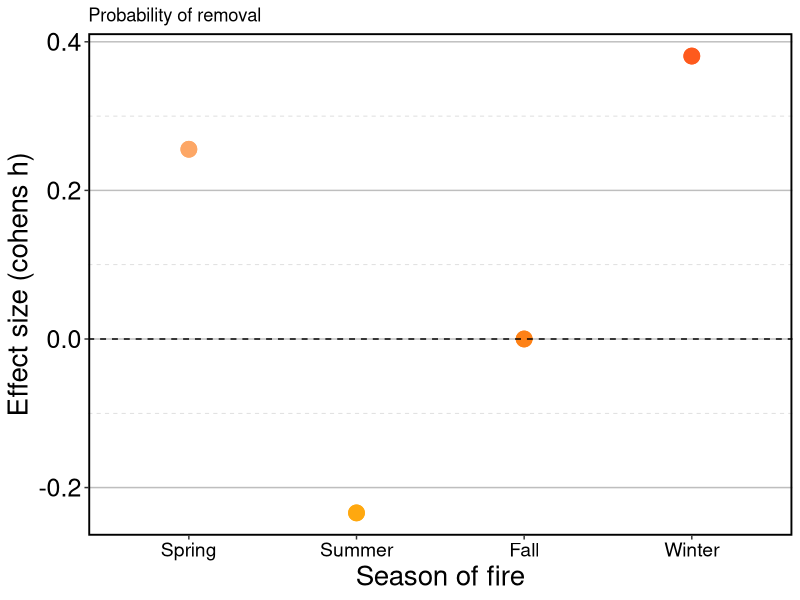
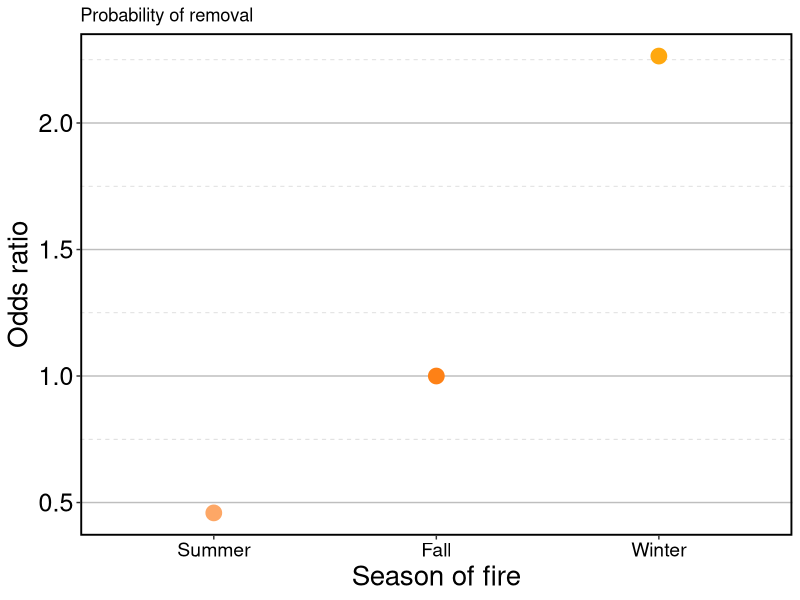
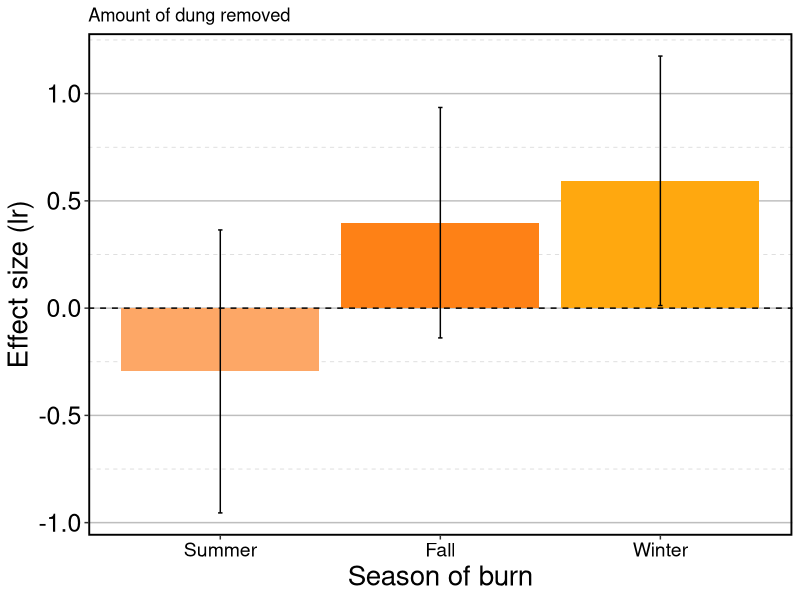
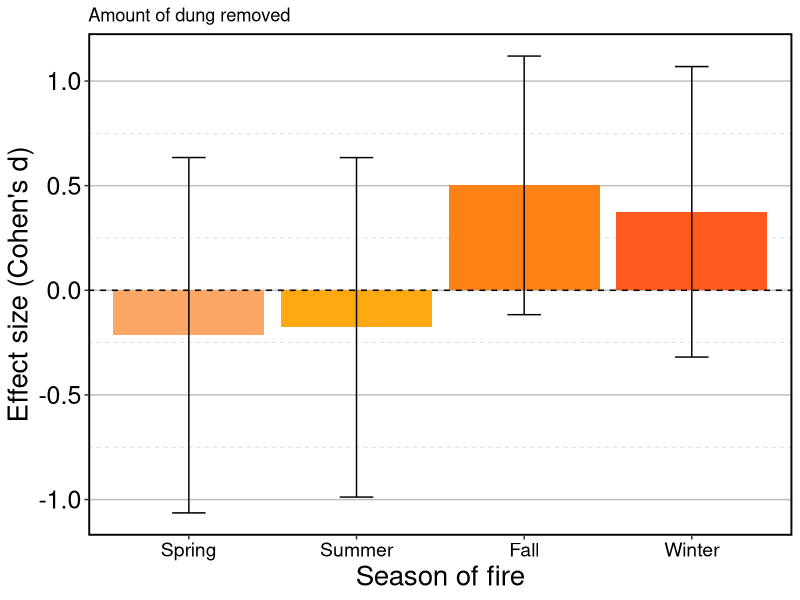
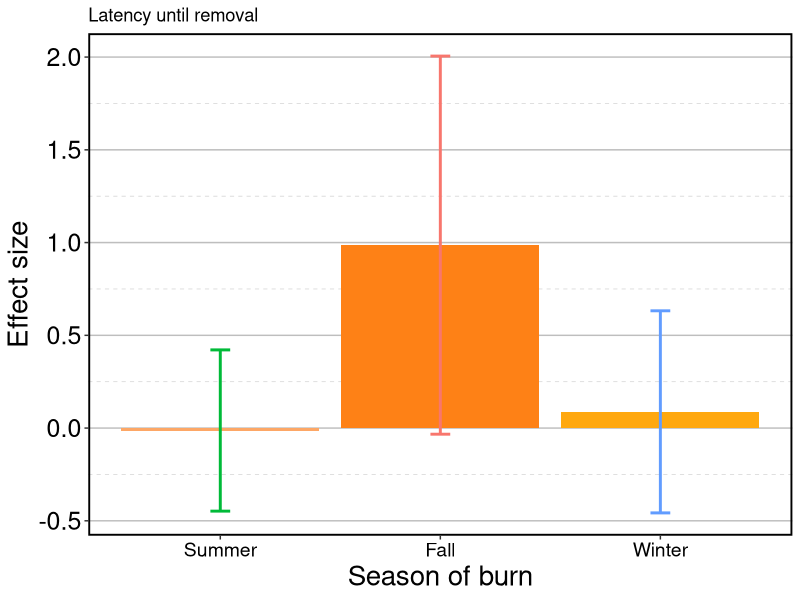
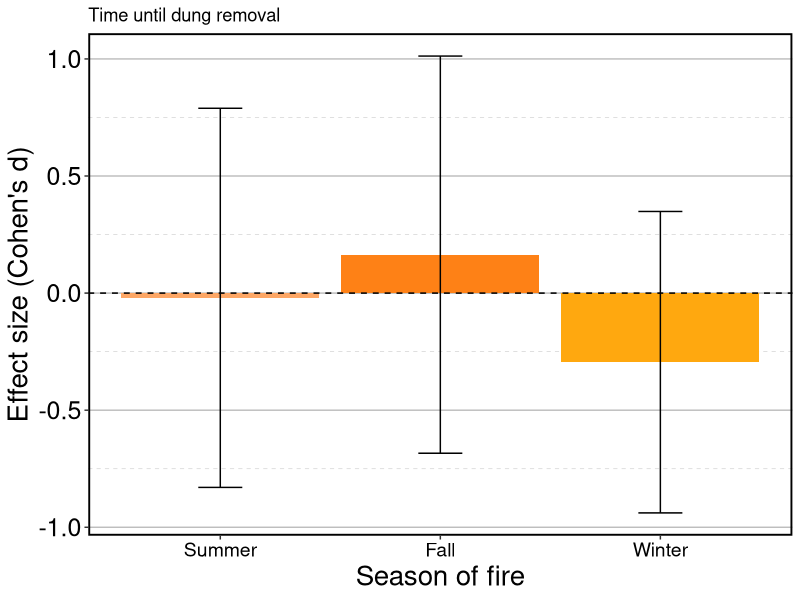
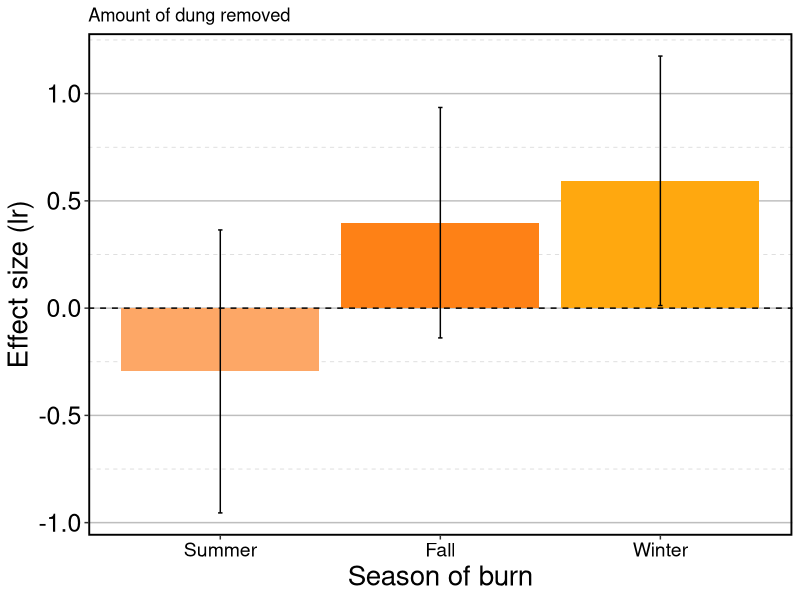
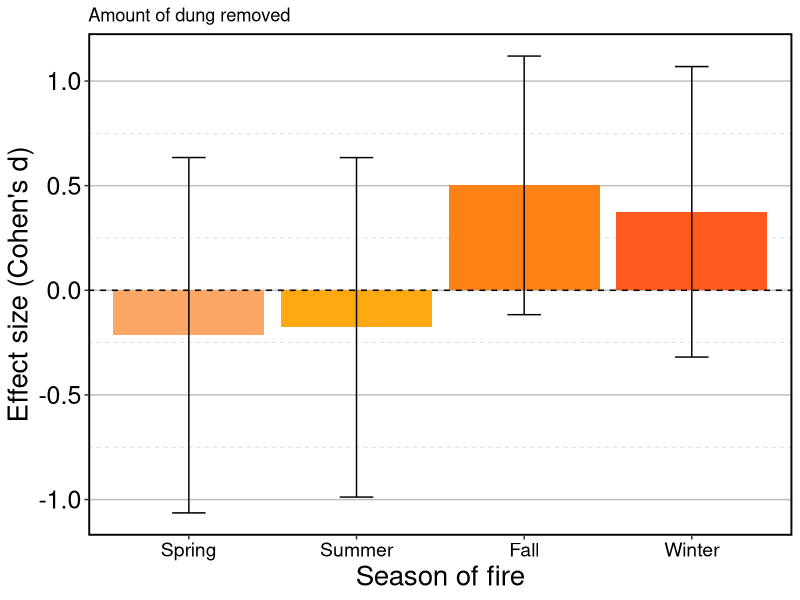

Here is the R script that generated these plots, in order:
#### SET UP WORKSPACE ####

library(tidyverse)
library(ggplot2)

firecolors1 <- c("#FE8116", "#FDA766","#FFA80F", "#FE5A1D")

#### Probability of removal - Cohen's h ####

probRem_es <- read_csv("02_Clean_data/propRem_ch.csv")

names(probRem_es)

ggplot(data = probRem_es) +
  geom_point(aes(x=factor(burn_season, 
                          level=c("Spring", "Summer", "Fall", "Winter")),
                 y=cohen.h, color=burn_season),
             size=5)+
  geom_hline(yintercept = 0,
             linetype="dashed")+
  scale_color_manual(values=firecolors1)+
  labs(x="Season of fire",
       y="Effect size (cohens h)",
       title = "Probability of removal")+
  theme_bw()+
  theme(axis.title = element_text(size = 20),
        axis.text.y = element_text(color = "black",
                                   size = 18),
        axis.text.x = element_text(color = "black",
                                   size = 14),
        panel.grid.major.x = element_blank(),
        panel.grid.major.y = element_line(size = 0.5,
                                          colour = "gray"),
        panel.grid.minor.y = element_line(linetype = 2,
                                          color = "lightgray"),
        panel.border = element_rect(colour = "black", 
                                    fill=NA, size=1.3),
        legend.text = element_text(size = 18),
        legend.position="none",
        legend.title = element_text(size = 19))

# ggsave("05_Figures/effsize_remProb_ch.jpg", height=10, width= 10)

#### Probability of Removal - Odds Ratio ####
remProb.or <- read_csv("02_Clean_data/propRem_or.csv")

ggplot(data=remProb.or)+
  geom_point(aes(x=factor(burn_season, 
                          level=c("Spring", "Summer", "Fall", "Winter")), 
                 y=odds.ratio, color=burn_season),
             size = 5)+
  scale_color_manual(values=firecolors1)+
  labs(y="Odds ratio",
       x="Season of fire",
       title="Probability of removal")+
  theme_bw()+
  theme(axis.title = element_text(size = 20),
        axis.text.y = element_text(color = "black",
                                   size = 18),
        axis.text.x = element_text(color = "black",
                                   size = 14),
        panel.grid.major.x = element_blank(),
        panel.grid.major.y = element_line(size = 0.5,
                                          colour = "gray"),
        panel.grid.minor.y = element_line(linetype = 2,
                                          color = "lightgray"),
        panel.border = element_rect(colour = "black", 
                                    fill=NA, size=1.3),
        legend.text = element_text(size = 18),
        legend.position="none",
        legend.title = element_text(size = 19))
  
# ggsave("05_Figures/effsize_remProb_lo.jpg", height=10, width= 10)

#### Amount of dung removed - Log Ratio ####
remno.lr <- read_csv("02_Clean_data/remNo_lrmod.csv")

ggplot() +
  geom_col(data=remno.lr,
           aes(x=factor(burn.season, level=c("Spring", "Summer", "Fall", "Winter")), y=emmean, fill=burn.season))+
  geom_hline(yintercept = 0,
             linetype = "dashed")+
  geom_errorbar(data=remno.lr, 
                aes(x=burn.season, 
                    y=emmean, 
                    ymin=lower.CL,
                    ymax=upper.CL),
                width=.02,
                color="black")+
  scale_fill_manual(values=firecolors1)+
  xlab("Season of burn")+
  ylab("Effect size (lr)")+
  ggtitle("Amount of dung removed")+
  theme_bw()+
  theme(axis.title = element_text(size = 20),
        axis.text.y = element_text(color = "black",
                                   size = 18),
        axis.text.x = element_text(color = "black",
                                   size = 14),
        panel.grid.major.x = element_blank(),
        panel.grid.major.y = element_line(size = 0.5,
                                          colour = "gray"),
        panel.grid.minor.y = element_line(linetype = 2,
                                          color = "lightgray"),
        panel.border = element_rect(colour = "black", 
                                    fill=NA, size=1.3),
        legend.text = element_text(size = 18),
        legend.position="none",
        legend.title = element_text(size = 19))

ggsave("05_Figures/effsize_remNo_lr.jpg", height=10, width= 10)

#### Amount of dung removed - Cohen's d ####
noRem_cd <- read_csv("02_Clean_data/remno_cd.csv")

ggplot(data=noRem_cd)+
  geom_col(aes(x=factor(burn_season, 
                          level=c("Spring", "Summer", "Fall", "Winter")),
                 y=Estimate,
                 fill=burn_season))+
  geom_hline(yintercept = 0,
             linetype = "dashed")+
  geom_errorbar(data=noRem_cd, 
                aes(x=burn_season, 
                    y=Estimate, 
                    ymin=lcl,
                    ymax=ucl),
                color="black",
                width=0.2)+
  scale_fill_manual(values=firecolors1)+
  labs(x="Season of fire",
       y="Effect size (Cohen's d)",
       title = "Amount of dung removed")+
  theme_bw()+
  theme(axis.title = element_text(size = 20),
        axis.text.y = element_text(color = "black",
                                   size = 18),
        axis.text.x = element_text(color = "black",
                                   size = 14),
        panel.grid.major.x = element_blank(),
        panel.grid.major.y = element_line(size = 0.5,
                                          colour = "gray"),
        panel.grid.minor.y = element_line(linetype = 2,
                                          color = "lightgray"),
        panel.border = element_rect(colour = "black", 
                                    fill=NA, size=1.3),
        legend.text = element_text(size = 18),
        legend.position="none",
        legend.title = element_text(size = 19))

ggsave("05_Figures/effsize_remNo_cd.jpg", height=10, width= 10)

#### Latency - Log ratio ####
remlat.lr <- read_csv("02_Clean_data/remlat_lrmod.csv")

ggplot() +
  geom_col(data=remlat.lr,
           aes(x=factor(burn.season, level=c("Spring", "Summer", "Fall", "Winter")), y=emmean, fill=burn.season))+
  geom_errorbar(data=remlat.lr, 
                aes(x=burn.season, 
                    y=emmean, 
                    ymin=lower.CL,
                    ymax=upper.CL,
                    color=burn.season),
                width=.09,
                lwd=1,
                position=position_dodge(width=0.5))+
  scale_fill_manual(values=firecolors1)+
  xlab("Season of burn")+
  ylab("Effect size")+
  ggtitle("Latency until removal")+
  theme_bw()+
  theme(axis.title = element_text(size = 20),
        axis.text.y = element_text(color = "black",
                                   size = 18),
        axis.text.x = element_text(color = "black",
                                   size = 14),
        panel.grid.major.x = element_blank(),
        panel.grid.major.y = element_line(size = 0.5,
                                          colour = "gray"),
        panel.grid.minor.y = element_line(linetype = 2,
                                          color = "lightgray"),
        panel.border = element_rect(colour = "black", 
                                    fill=NA, size=1.3),
        legend.text = element_text(size = 18),
        legend.position="none",
        legend.title = element_text(size = 19))

ggsave("05_Figures/effsize_remLat_lr.jpg", height=10, width= 10)

#### Latency - Cohen's d ####

lat_cd <- read_csv("02_Clean_data/lat_cd.csv")

ggplot(data=lat_cd)+
  geom_col(aes(x=factor(burn_season,
                           levels=c("Summer", "Fall", "Winter")),
                 y=Estimate,
                 fill=burn_season))+
  geom_hline(yintercept = 0,
             linetype = "dashed")+
  geom_errorbar(aes(x=burn_season, 
                    y=Estimate, 
                    ymin=lcl,
                    ymax=ucl),
                color="black",
                width=0.2)+
  scale_fill_manual(values=firecolors1)+
  labs(x="Season of fire",
       y="Effect size (Cohen's d)",
       title = "Time until dung removal")+
  theme_bw()+
  theme(axis.title = element_text(size = 20),
        axis.text.y = element_text(color = "black",
                                   size = 18),
        axis.text.x = element_text(color = "black",
                                   size = 14),
        panel.grid.major.x = element_blank(),
        panel.grid.major.y = element_line(size = 0.5,
                                          colour = "gray"),
        panel.grid.minor.y = element_line(linetype = 2,
                                          color = "lightgray"),
        panel.border = element_rect(colour = "black", 
                                    fill=NA, size=1.3),
        legend.text = element_text(size = 18),
        legend.position="none",
        legend.title = element_text(size = 19))

# ggsave("05_Figures/effsize_remLat_cd.jpg", height=10, width= 10)

  